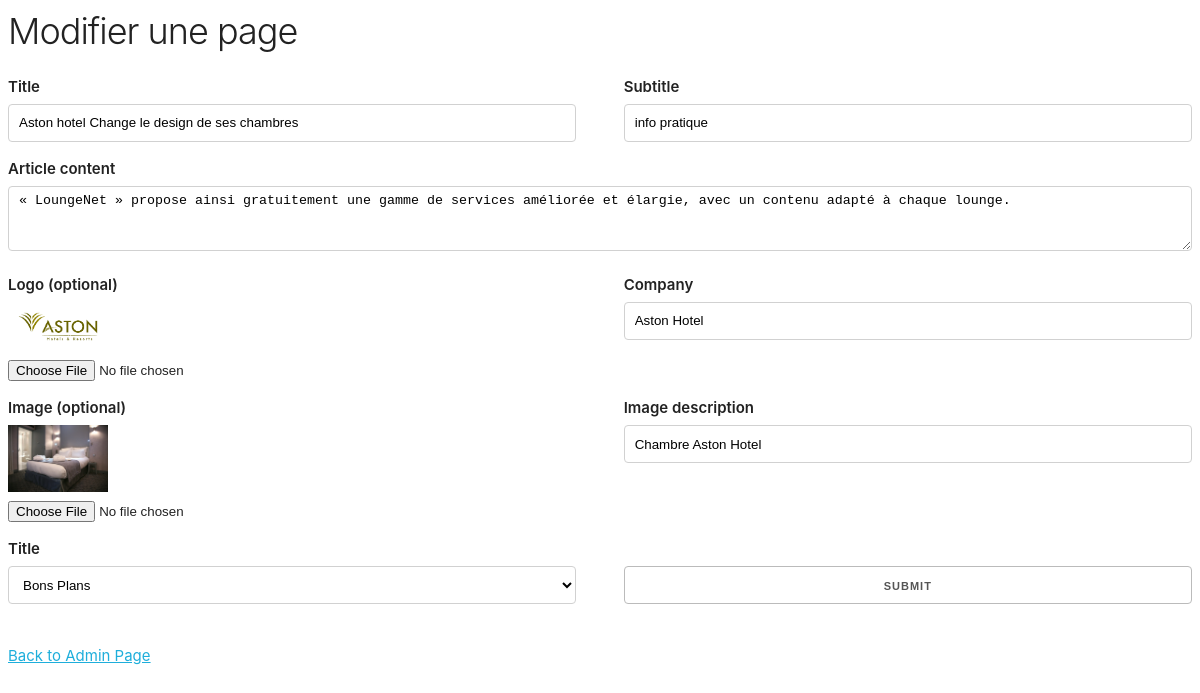
/admin/editArticle.php?id=10, run on the app's committed database.
### tables this page shows
CREATE TABLE `articles` (
  `id` int(10) NOT NULL,
  `title` varchar(110) NOT NULL,
  `subtitle` varchar(110) NOT NULL,
  `img_src` varchar(2048) NOT NULL,
  `img_alt` varchar(69) NOT NULL,
  `content` text NOT NULL,
  `logo_img` varchar(2048) NOT NULL,
  `company_name` varchar(110) NOT NULL,
  `category_id` int(11) NOT NULL
);

### src/db.php (called while the page is built, shortened)
<?php
class Database {
	private $db;
	function __construct() {
		$options = [
			PDO::MYSQL_ATTR_INIT_COMMAND => 'SET NAMES utf8'
		];
		$this->db = new PDO( 'mysql:host=' . Database::HOST . ':' . Database::PORT . ';dbname=' . Database::NAME, Database::USERNAME, Database::PASSWORD, $options );
		$this->db->setAttribute( PDO::ATTR_ERRMODE, PDO::ERRMODE_EXCEPTION );
	}
	function getArticleID( $id ) {
		$stmt = $this->db->prepare( 'SELECT articles.id, `title`, `subtitle`,`img_src`,`img_alt`,`content`,`logo_img`,`company_name`, categories.name AS `category_name`
			FROM `articles`
			LEFT JOIN `categories` ON articles.category_id = categories.id
			WHERE articles.id = :id' );
		$stmt->execute( [
			':id' => $id
		] );
		return $stmt->fetch();
	}
	function getCategories( $page ) {
		$stmt = $this->db->prepare( 'SELECT `id`, `name` FROM `categories` LIMIT 20 OFFSET :page' );
		$stmt->bindValue( ':page', (int) $page, PDO::PARAM_INT );
		$stmt->execute();
		return $stmt->fetchAll();
	}
}

### src/admin/init.php (called while the page is built, shortened)
<?php
$db = new Database();

### public/admin/editArticle.php (the view, shortened to what this page needs)
<!DOCTYPE html>
<html lang="en">
<?php
require '../../src/db.php';
require '../../src/admin/init.php';
require '../../src/admin/head.php';
$id = $_GET['id'];
$article = $db->getArticleID($id);
?>
<h3 class="admin-subtitle">Modifier une page</h3>
<form method="post" action="doedit.php" class="pages-form" enctype="multipart/form-data">
    <div class="row">
        <div class="six columns">
            <label>Title</label>
            <input class="u-full-width" name="title" type="text" value="<?= $article['title']?>">
        </div>
        <div class="six columns">
            <label>Subtitle</label>
            <input class="u-full-width" name="subtitle" type="text" value="<?= $article['subtitle']?>">
        </div>
    </div>
    <div class="row">
        <div class="twelve columns">
            <label>Article content</label>
            <textarea class="u-full-width" name="content"><?= $article['content']?></textarea>
        </div>
    </div>
    <div class="row">
        <div class="six columns">
            <label>Logo (optional)</label>
            <img src="/uploads/<?= $article['logo_img'] ?>" width="100">
            <input class="u-full-width" name="logo_img" type="file">
        </div>
        <div class="six columns">
            <label>Company</label>
            <input class="u-full-width" name="company_name" type="text" value="<?= $article['company_name']?>">
        </div>
    </div>
    <div class="row">
        <div class="six columns">
            <label>Image (optional)</label>
            <img src="/uploads/<?= $article['img_src'] ?>" width="100">
            <input class="u-full-width" name="img_src" type="file">
        </div>
        <div class="six columns">
            <label>Image description</label>
            <input class="u-full-width" name="img_alt" type="text" value="<?= $article['img_alt']?>">
        </div>
    </div>
    <div class="row">
        <div class="six columns">
            <label>Title</label>
            <select class="u-full-width" name="category_id">
				<?php
				$category = isset( $_GET['category'] ) ? max( 0, intval( $_GET['category'] ) ) : 0;
				$categories = $db->getCategories($category);
				foreach ( $categories as $category ) {
					?>
                    <option value="<?= $category['id'] ?>"><?= $category['name'] ?></option>
				<?php } ?>
            </select>
        </div>
        <div class="six columns">
            <label>&nbsp;</label>
            <input class="u-full-width" type="submit">
        </div>
    </div>
</form>
<div class="website-link"><a href="/admin/" class="website-link">Back to Admin Page</a></div>

### public/assets/styles/skeleton.css (style rules this page uses)
.column, .columns { width: 100%; float: left; box-sizing: border-box; }
@media (min-width: 550px) { .column, .columns { margin-left: 4%; } }
@media (min-width: 550px) { .column:first-child, .columns:first-child { margin-left: 0; } }
@media (min-width: 550px) { .six.columns { width: 48%; } }
@media (min-width: 550px) { .twelve.columns { width: 100%; margin-left: 0; } }
html { font-size: 62.5%; }
h1, h2, h3, h4, h5, h6 { margin-top: 0; margin-bottom: 2rem; font-weight: 300; }
h3 { font-size: 3.0rem; line-height: 1.3; letter-spacing: -.1rem; }
@media (min-width: 550px) { h3 { font-size: 3.6rem; } }
a { color: #1EAEDB; }
.button, button, input[type="submit"], input[type="reset"], input[type="button"] { display: inline-block; height: 38px; padding: 0 30px; color: #555; text-align: center; font-size: 11px; font-weight: 600; line-height: 38px; letter-spacing: .1rem; text-transform: uppercase; text-decoration: none; white-space: nowrap; background-color: transparent; border-radius: 4px; border: 1px solid #bbb; cursor: pointer; box-sizing: border-box; }
input[type="email"], input[type="number"], input[type="search"], input[type="text"], input[type="tel"], input[type="url"], input[type="password"], textarea, select { height: 38px; padding: 6px 10px; background-color: #fff; border: 1px solid #D1D1D1; border-radius: 4px; box-shadow: none; box-sizing: border-box; }
input[type="email"], input[type="number"], input[type="search"], input[type="text"], input[type="tel"], input[type="url"], input[type="password"], textarea { -webkit-appearance: none; -moz-appearance: none; appearance: none; }
textarea { min-height: 65px; padding-top: 6px; padding-bottom: 6px; }
label, legend { display: block; margin-bottom: .5rem; font-weight: 600; }
input, textarea, select, fieldset { margin-bottom: 1.5rem; }
pre, blockquote, dl, figure, table, p, ul, ol, form { margin-bottom: 2.5rem; }
.u-full-width { width: 100%; box-sizing: border-box; }
.container:after, .row:after, .u-cf { content: ""; display: table; clear: both; }

### src/admin/head.php (style rules this page uses)
html { font-family: -apple-system, 'Ubuntu', 'Segoe UI', sans-serif; }

### data on the page
articles: title "Aston hotel Change le design de ses chambres", subtitle "info pratique", content "« LoungeNet » propose ainsi gratuitement une gamme de services améliorée et élargie, avec un contenu adapté à chaque lounge.", logo_img (picture), company_name "Aston Hotel", img_src (picture), img_alt "Chambre Aston Hotel"

### other printed values
form field category_id "Bons Plans"
